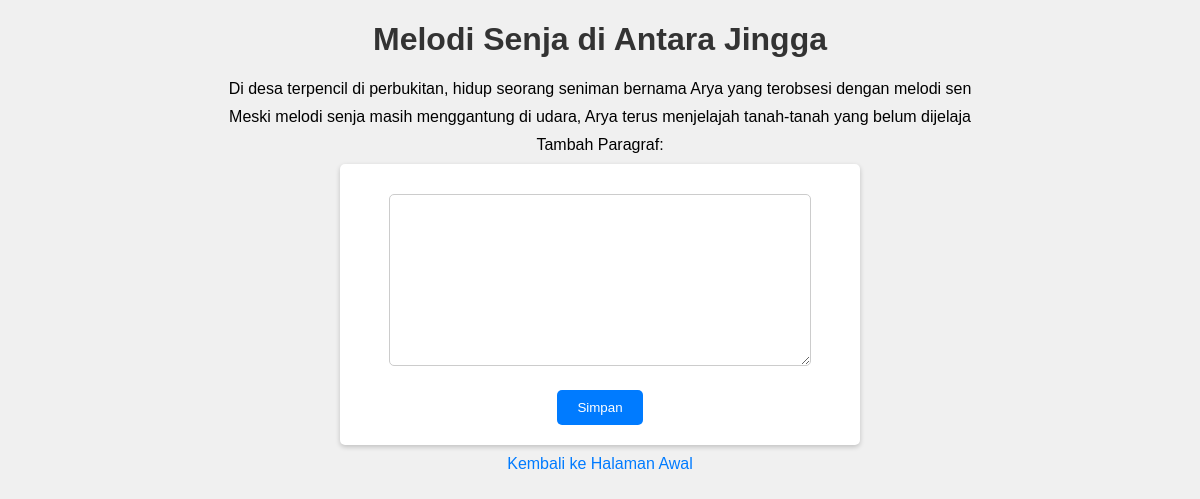
Page /lihat_cerita.php?idcerita=4 on the committed database.
### tables this page shows
CREATE TABLE `cerita` (
  `idcerita` int(11) NOT NULL AUTO_INCREMENT,
  `judul` varchar(100) DEFAULT NULL,
  `iduser_pembuat_awal` varchar(40) NOT NULL,
  PRIMARY KEY (`idcerita`),
  KEY `fk_cerita_users_idx` (`iduser_pembuat_awal`),
  CONSTRAINT `fk_cerita_users` FOREIGN KEY (`iduser_pembuat_awal`) REFERENCES `users` (`iduser`) ON DELETE NO ACTION ON UPDATE NO ACTION
);

CREATE TABLE `paragraf` (
  `idparagraf` int(11) NOT NULL AUTO_INCREMENT,
  `iduser` varchar(40) NOT NULL,
  `idcerita` int(11) NOT NULL,
  `isi_paragraf` varchar(700) DEFAULT NULL,
  `tanggal_buat` timestamp NULL DEFAULT current_timestamp(),
  PRIMARY KEY (`idparagraf`),
  KEY `fk_paragraf_users1_idx` (`iduser`),
  KEY `fk_paragraf_cerita1_idx` (`idcerita`),
  CONSTRAINT `fk_paragraf_cerita1` FOREIGN KEY (`idcerita`) REFERENCES `cerita` (`idcerita`) ON DELETE NO ACTION ON UPDATE NO ACTION,
  CONSTRAINT `fk_paragraf_users1` FOREIGN KEY (`iduser`) REFERENCES `users` (`iduser`) ON DELETE NO ACTION ON UPDATE NO ACTION
);

### class/koneksi.php (called while the page is built, shortened)
<?php
    class Koneksi {
        public function __construct() {
            $this->conn = new mysqli("localhost", "root", "", "project_uts_fsp");
        }
    }
?>

### class/cerita.php (called while the page is built, shortened)
<?php
    require_once("koneksi.php");
    class Cerita extends Koneksi {
        public function getJudul($iduser="") {
            $sql = "SELECT judul FROM cerita where idcerita = ?";
            $stmt = $this->conn->prepare($sql);
            $stmt->bind_param("i", $iduser);
            $stmt->execute();
            $result = $stmt->get_result();
            return $result;
        }
        public function getAllParagraf($id_cerita="") {
            $sql = "SELECT * from paragraf p WHERE p.idcerita = ?";
            $stmt = $this->conn->prepare($sql);
            $stmt->bind_param("i", $id_cerita);
            $stmt->execute();
            $res = $stmt->get_result();
            return $res;
        }
    }
?>

### lihat_cerita.php (the view, shortened to what this page needs)
<?php
    require_once("class/cerita.php");
    $id_cerita = "";
    $judul = 0;
    if (isset($_GET["idcerita"])) {
        $id_cerita = $_GET["idcerita"];
    }
    $cerita = new Cerita();
    $result = $cerita->getJudul($id_cerita);
    if ($row = $result->fetch_assoc()) {
        $judul = $row["judul"];
    }
?>
<!DOCTYPE html>
<html lang="en">
<head>
</head>
<body>
    <?php
        $result = $cerita->getAllParagraf($id_cerita);
        echo "<h1>$judul</h1>";
        while ($row = $result->fetch_assoc()) {
            echo "<p>".$row["isi_paragraf"]."</p>";
        }
    ?>
    <p>Tambah Paragraf:</p>
    <form action="lihat_cerita.php" method="post">
        <p><textarea name="txttambahparagraf" id="" cols="30" rows="10"></textarea></p>
        <p><input type="submit" value="Simpan" name="btnsimpan"></p>
    </form>
    <p><a href="homepage.php">Kembali ke Halaman Awal</a></p>
</body>
</html>

### lihat_cerita.php (style rules this page uses)
body { font-family: Arial, sans-serif; background-color: #f0f0f0; text-align: center; margin: 0; padding: 0; }
h1 { color: #333; }
p { margin: 10px 0; }
form { background: #fff; max-width: 500px; margin: 0 auto; padding: 10px; border-radius: 5px; box-shadow: 0 2px 5px rgba(0, 0, 0, 0.2); }
textarea { width: 80%; padding: 10px; margin: 10px 0; border: 1px solid #ccc; border-radius: 5px; }
input[type="submit"] { background: #007BFF; color: #fff; border: none; padding: 10px 20px; border-radius: 5px; cursor: pointer; }
a { text-decoration: none; color: #007BFF; }

### rows in the picture
cerita: judul "Melodi Senja di Antara Jingga"
paragraf: isi_paragraf "Di desa terpencil di perbukitan, hidup seorang seniman bernama Arya yang terobsesi dengan melodi sen"
paragraf: isi_paragraf "Meski melodi senja masih menggantung di udara, Arya terus menjelajah tanah-tanah yang belum dijelaja"
